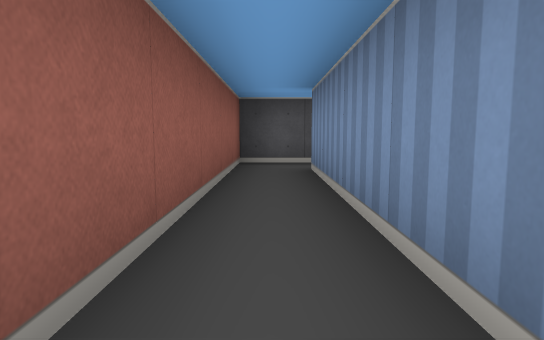
view 1 (above)

13 first-person views from a walk through a cub3D maze. The camera is about half as high as the walls, tilts 6° down and sees 75° across. The floor is counted in squares. Each view is taken from the middle of a square. On the plan, view 1 faces up. The plan holds only what a view shows up to about 9 squares ahead; the rest is blank.

view 2
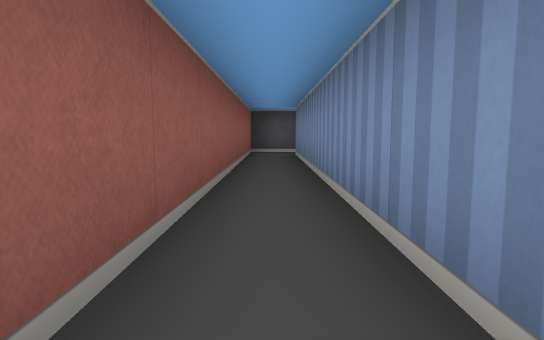

view 3
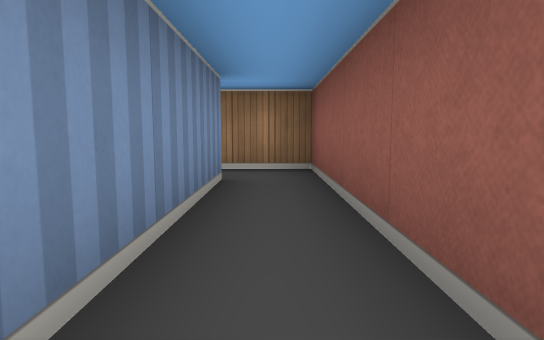

view 4
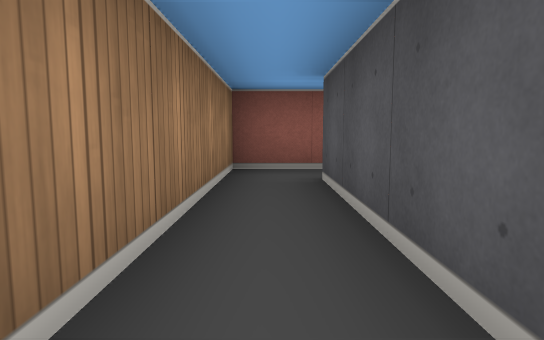

view 5
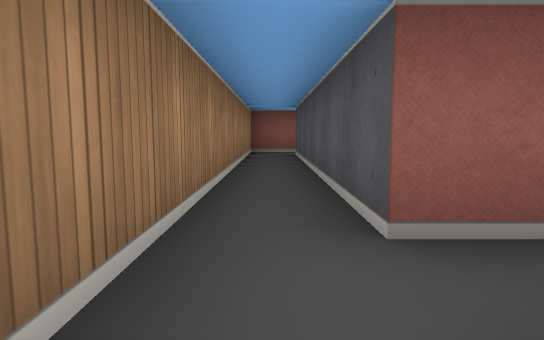

view 6
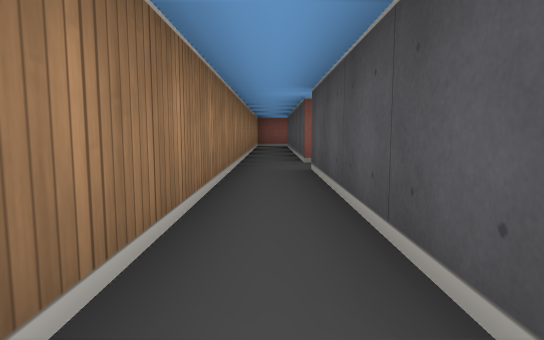

view 7
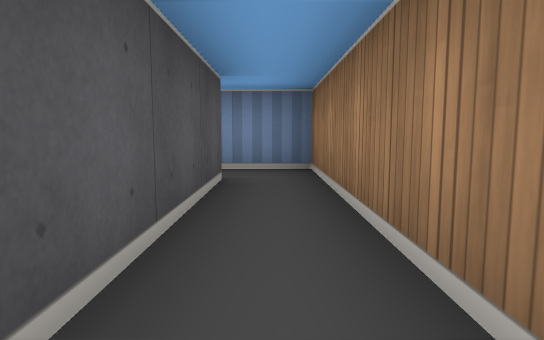

view 8
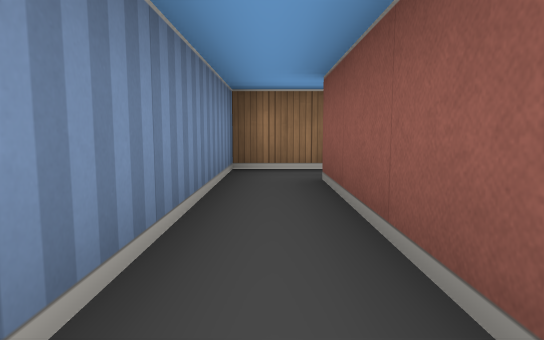

view 9
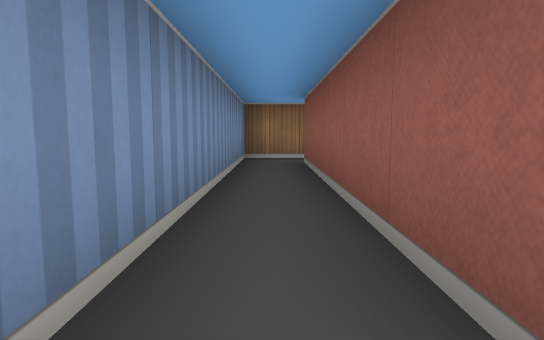

view 10
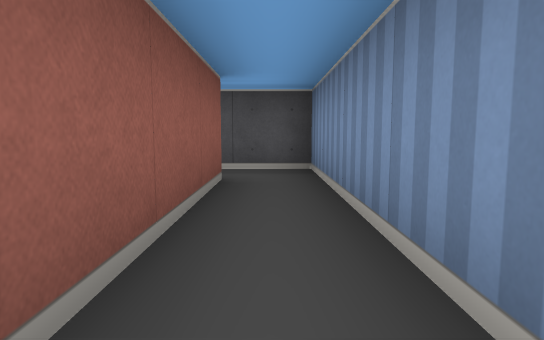

view 11
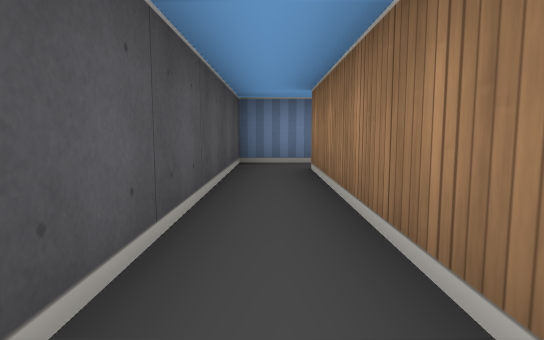

view 12
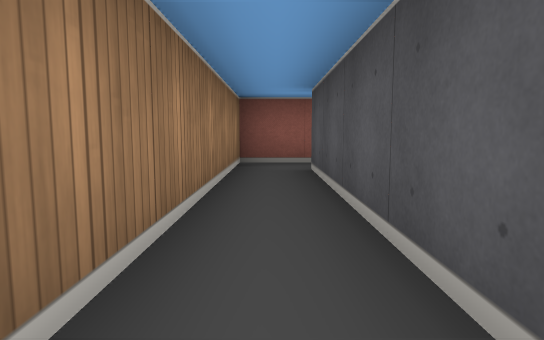

view 13
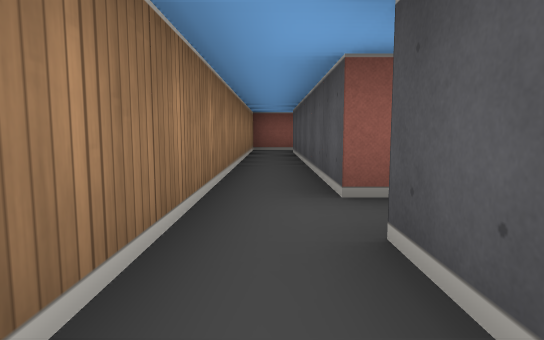

### Floor plan
Points are (right, up) in squares from view 1. A wall is a line through its corners. A room is listed if a view was taken in it or the views show most of it. See-through windows are left out.
Room 1 (views 1, 2, 3)
walls: (-0.5, 4.5) (-0.5, -3.5) (0.5, -3.5); (0.5, -2.5) (0.5, 4.5)
ways out: opening at (1, -3) to room 2; opening at (0, 4)
Room 2 (views 4, 5, 6, 7, 8, 10, 13)
walls: (6.5, -1.8) (6.5, -2.5) (0.5, -2.5); (11.5, 2.5) (11.5, -2.5) (7.5, -2.5); (0.5, -3.5) (12.5, -3.5) (12.5, 2.5)
ways out: opening at (1, -3) to room 1; opening at (12, 2) to room 3; opening at (7, -2)
Room 3 (views 9, 11, 12)
walls: (12.5, 2.5) (12.5, 3.5) (6.5, 3.5); (5.5, 3.6) (5.5, 2.5) (11.5, 2.5)
ways out: opening at (12, 2) to room 2; opening at (6, 4)

Where each view was taken, in squares from view 1:
view 1: 0 up, 0 right, facing up
view 2: 3 down, 0 right, facing up
view 3: 1 up, 0 right, facing down
view 4: 3 down, 4 right, facing left
view 5: 3 down, 8 right, facing left
view 6: 3 down, 12 right, facing left
view 7: 3 down, 8 right, facing right
view 8: 1 up, 12 right, facing down
view 9: 3 up, 12 right, facing down
view 10: 1 down, 12 right, facing up
view 11: 3 up, 7 right, facing right
view 12: 3 up, 11 right, facing left
view 13: 3 down, 9 right, facing left
